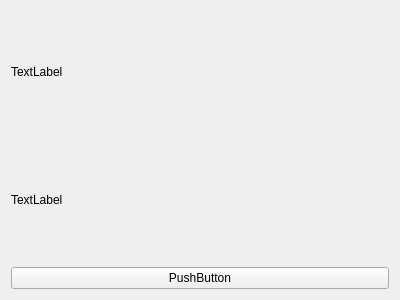
<?xml version="1.0" encoding="UTF-8"?>
<ui version="4.0">
 <class>Widget</class>
 <widget class="QWidget" name="Widget">
  <property name="geometry">
   <rect>
    <x>0</x>
    <y>0</y>
    <width>400</width>
    <height>300</height>
   </rect>
  </property>
  <property name="windowTitle">
   <string>Widget</string>
  </property>
  <layout class="QVBoxLayout" name="verticalLayout">
   <item>
    <widget class="MyLabel" name="label">
     <property name="text">
      <string>TextLabel</string>
     </property>
    </widget>
   </item>
   <item>
    <widget class="QLabel" name="label_2">
     <property name="text">
      <string>TextLabel</string>
     </property>
    </widget>
   </item>
   <item>
    <widget class="MyButton" name="pushButton">
     <property name="text">
      <string>PushButton</string>
     </property>
    </widget>
   </item>
  </layout>
 </widget>
 <layoutdefault spacing="6" margin="11"/>
 <customwidgets>
  <customwidget>
   <class>MyLabel</class>
   <extends>QLabel</extends>
   <header location="global">mylabel.h</header>
  </customwidget>
  <customwidget>
   <class>MyButton</class>
   <extends>QPushButton</extends>
   <header>mybutton.h</header>
  </customwidget>
 </customwidgets>
 <resources/>
 <connections/>
</ui>
